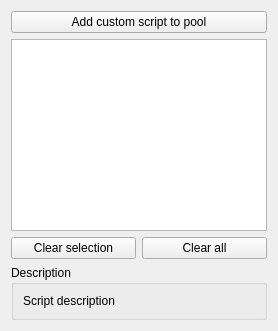
       <widget class="QWidget" name="tab_scripts">
        <attribute name="icon">
         <iconset resource="highlight-gui.qrc">
          <normaloff>:/script.png</normaloff>:/script.png</iconset>
        </attribute>
        <attribute name="title">
         <string>Scripts</string>
        </attribute>
        <layout class="QVBoxLayout" name="verticalLayout_18">
         <item>
          <widget class="QPushButton" name="pbSelectScript">
           <property name="toolTip">
            <string>Choose a custom syntax or theme script.</string>
           </property>
           <property name="text">
            <string>Add custom script to pool</string>
           </property>
           <property name="icon">
            <iconset resource="highlight-gui.qrc">
             <normaloff>:/script.png</normaloff>:/script.png</iconset>
           </property>
          </widget>
         </item>
         <item>
          <widget class="QListWidget" name="lvUserScripts">
           <property name="enabled">
            <bool>true</bool>
           </property>
           <property name="toolTip">
            <string>You can check one file of each type (syntax and theme) to override the default behaviour. If checked, the scripts will be watched for changes.</string>
           </property>
          </widget>
         </item>
         <item>
          <layout class="QHBoxLayout" name="horizontalLayout_25">
           <item>
            <widget class="QPushButton" name="pbClearSelScript">
             <property name="toolTip">
              <string>Remove the selected scripts.</string>
             </property>
             <property name="text">
              <string>Clear selection</string>
             </property>
            </widget>
           </item>
           <item>
            <widget class="QPushButton" name="pbClearAllScripts">
             <property name="toolTip">
              <string>Remove all scripts.</string>
             </property>
             <property name="text">
              <string>Clear all</string>
             </property>
            </widget>
           </item>
          </layout>
         </item>
         <item>
          <widget class="QGroupBox" name="groupScriptDescription">
           <property name="title">
            <string>Description</string>
           </property>
           <layout class="QGridLayout" name="gridLayout_4">
            <item row="0" column="0">
             <widget class="QLabel" name="lblScriptDescription">
              <property name="toolTip">
               <string>Shows description of a selected script.</string>
              </property>
              <property name="text">
               <string>Script description</string>
              </property>
             </widget>
            </item>
           </layout>
          </widget>
         </item>
        </layout>
       </widget>
